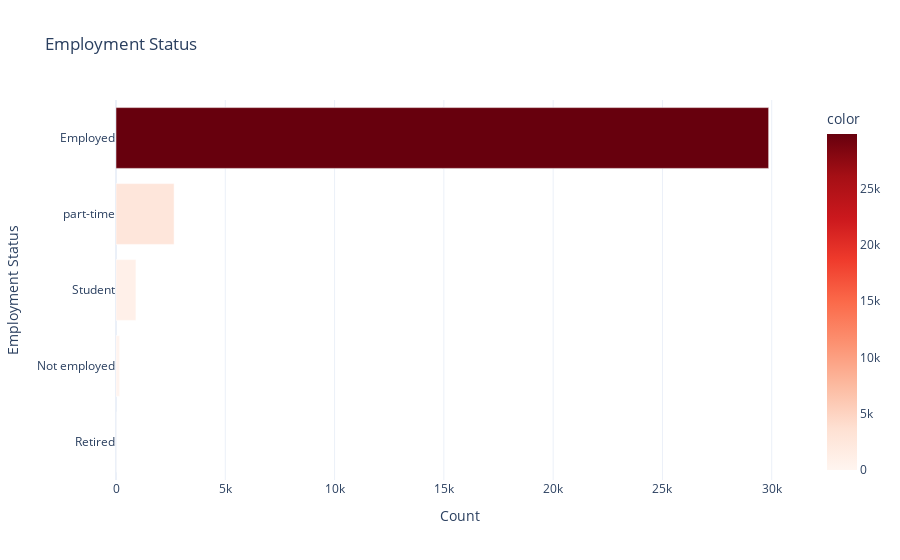

The code cell stored with this chart in its notebook:
### Markdown cell above
-------------------------------------------------------------------------------------------------------------------------------------------------

### Code cell
# employeement status
emp_stat = df["Employment"].str.split(",").explode().str.strip()
valid_status = ["Employed", "Not employed", "part-time", "Student", "Retired"]
emp_stat = emp_stat[emp_stat.isin(valid_status)]
emp_stat.value_counts()
alh_cnts = emp_stat.value_counts().sort_values(ascending=True)
fig3 = px.bar(
    x=alh_cnts.values,
    y=alh_cnts.index,
    orientation="h",
    title="Employment Status",
    color=alh_cnts.values,
    color_continuous_scale="Reds",
    labels={"x": "Count", "y": "Employment Status"},
)
fig3.update_layout(
    xaxis_title="Count", yaxis_title="Employment Status", template="plotly_white"
)
fig3.show()

### Figure 1 — Plotly figure (JSON) as saved in the notebook; plotly's stock layout.template omitted (floating-point values rounded to 4 significant figures)
{"data": [{"alignmentgroup": "True", "hovertemplate": "Count=%{x}<br>Employment Status=%{y}<br>color=%{marker.color}<extra></extra>", "legendgroup": "", "marker": {"color": [1, 166, 912, 2657, 29859], "coloraxis": "coloraxis", "pattern": {"shape": ""}}, "name": "", "offsetgroup": "", "orientation": "h", "showlegend": false, "textposition": "auto", "type": "bar", "x": [1, 166, 912, 2657, 29859], "xaxis": "x", "y": ["Retired", "Not employed", "Student", "part-time", "Employed"], "yaxis": "y"}], "layout": {"barmode": "relative", "coloraxis": {"colorbar": {"title": {"text": "color"}}, "colorscale": [[0, "rgb(255,245,240)"], [0.125, "rgb(254,224,210)"], [0.25, "rgb(252,187,161)"], [0.375, "rgb(252,146,114)"], [0.5, "rgb(251,106,74)"], [0.625, "rgb(239,59,44)"], [0.75, "rgb(203,24,29)"], [0.875, "rgb(165,15,21)"], [1, "rgb(103,0,13)"]]}, "legend": {"tracegroupgap": 0}, "title": {"text": "Employment Status"}, "xaxis": {"anchor": "y", "domain": [0, 1], "title": {"text": "Count"}}, "yaxis": {"anchor": "x", "domain": [0, 1], "title": {"text": "Employment Status"}}}}
